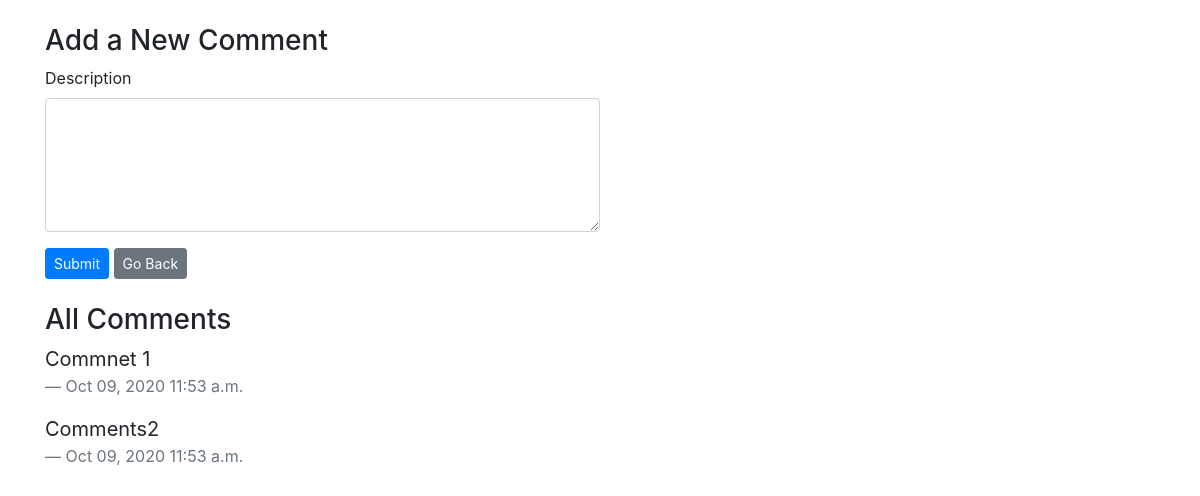
The app's page /courses/10 with its own data.
### Courses_App/models.py (models this page shows)
class Comment(models.Model):
    content = models.CharField(max_length=255)
    created_at = models.DateTimeField(auto_now_add=True)
    updated_at = models.DateTimeField(auto_now=True)
    course = models.ForeignKey(Course, related_name="has_comments",on_delete=models.CASCADE)
    objects = CommentManager()

### Courses_App/views.py (the view)
# urls.py: path('courses/<int:id>', views.comments),
def comments(request,id):
    context = {
        "course": Course.objects.get(id=id)
    }
    return render(request,'comments.html', context)

### Courses_App/templates/comments.html (shortened to what this page needs)
<!DOCTYPE html>
<html lang="en">
<head>
    <link rel="stylesheet" href="https://stackpath.bootstrapcdn.com/bootstrap/4.1.3/css/bootstrap.min.css"
>
</head>
<body>
    <div class="container my-4">
        <h3>Add a New Comment</h3>
        <form action="/courses/{{course.id}}/comment" method="post">
            <div class="form-group">
                <label for="content">Description</label>
                <textarea name="content" cols="10" rows="5" class="form-control w-50"></textarea>
            </div>
            <button type="submit" class="btn btn-sm btn-primary">Submit</button>
            <a href="/courses" role="button" class="btn btn-secondary btn-sm">Go Back</a>
        </form>
    </div>
    <div class="container">
        <h3>All Comments</h3>
        {% for comment in course.has_comments.all %}
        <blockquote class="blockquote">
            <p class="mb-0">{{ comment.content }}</p>
            <footer class="blockquote-footer">{{ comment.created_at|date:'M d, Y P'}}</footer>
        </blockquote>
        {% endfor %}
    </div>
</body>
</html>

### records on screen
Comment: content "Commnet 1", created_at "Oct 09, 2020 11:53 a.m."
Comment: content "Comments2", created_at "Oct 09, 2020 11:53 a.m."
